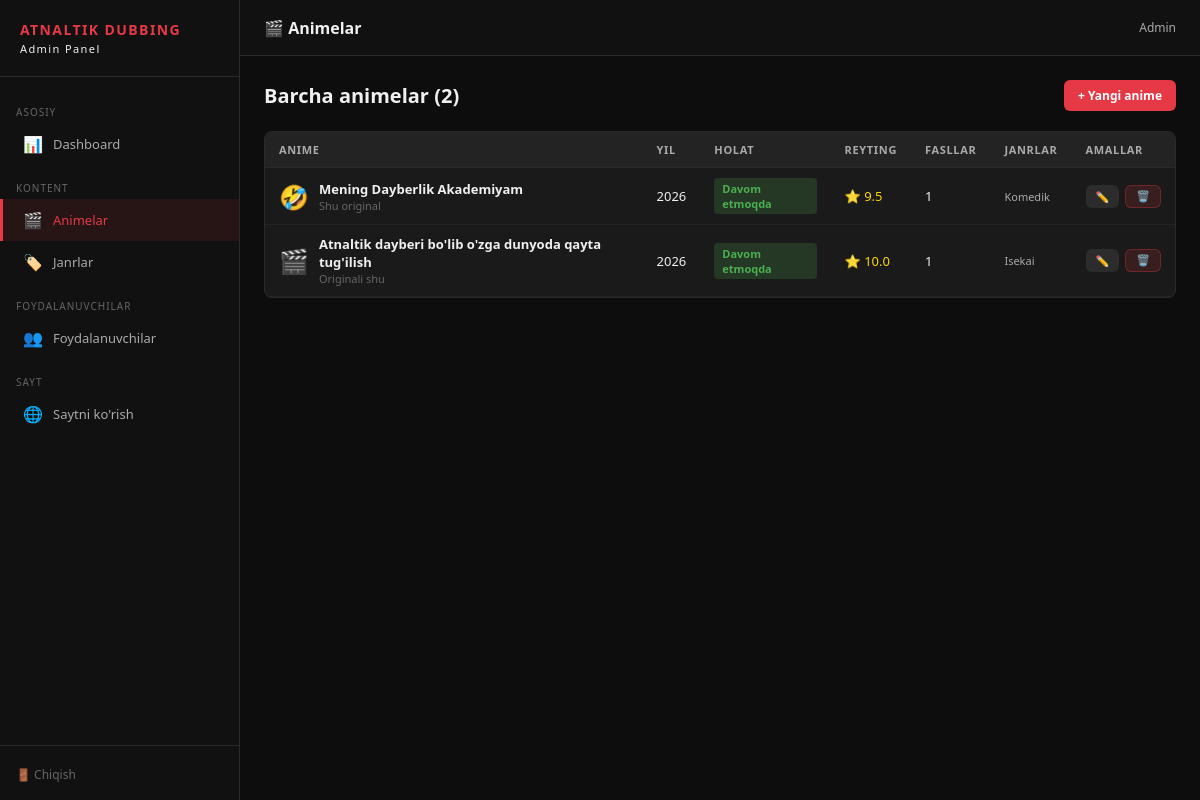
The page /admin/animes (signed in) on the database as committed earlier.
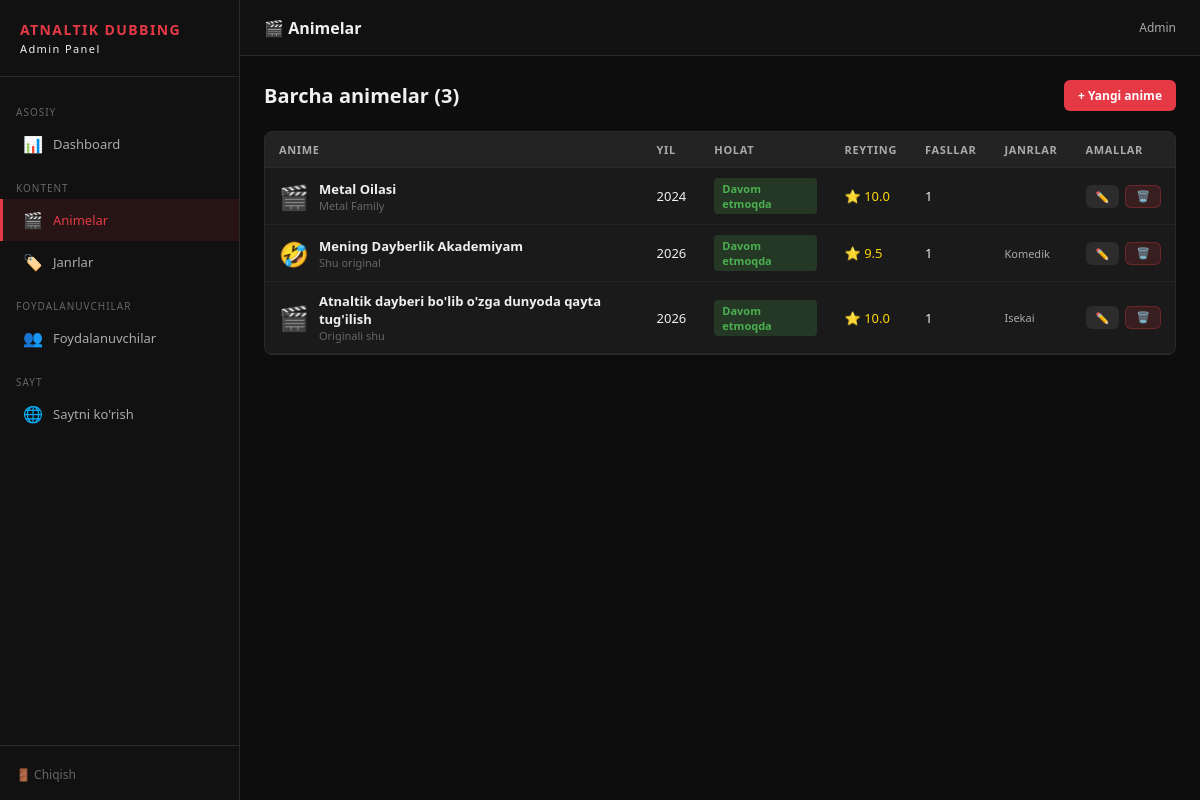
The same page on the database as committed later.
### tables this page shows
CREATE TABLE animes (
                id INTEGER PRIMARY KEY AUTOINCREMENT,
                title TEXT NOT NULL,
                original_title TEXT DEFAULT '',
                icon TEXT DEFAULT '🎬',
                score REAL DEFAULT 0,
                status TEXT DEFAULT 'Davom etmoqda',
                year INTEGER DEFAULT 2024,
                description TEXT DEFAULT '',
                cover_image TEXT DEFAULT '',
                created_at TEXT DEFAULT CURRENT_TIMESTAMP
            , voice_actors TEXT DEFAULT '', translators TEXT DEFAULT '');

### app.py (the view)
@app.route('/admin/animes')
@admin_required
def admin_animes():
    animes = db.get_all_animes()
    return render_template('admin/animes.html', animes=animes)

### app.py (called while the page is built)
@app.before_request
def handle_options():
    if request.method == 'OPTIONS':
        response = Response()
        response.headers['Access-Control-Allow-Origin'] = '*'
        response.headers['Access-Control-Allow-Headers'] = 'Content-Type,Authorization'
        response.headers['Access-Control-Allow-Methods'] = 'GET,PUT,POST,DELETE,OPTIONS'
        return response

@app.after_request
def add_cors_headers(response):
    response.headers['Access-Control-Allow-Origin'] = '*'
    response.headers['Access-Control-Allow-Headers'] = 'Content-Type,Authorization'
    response.headers['Access-Control-Allow-Methods'] = 'GET,PUT,POST,DELETE,OPTIONS'
    return response

def admin_required(f):
    @wraps(f)
    def decorated(*args, **kwargs):
        if 'user_id' not in session:
            return redirect(url_for('admin_login'))
        user = db.get_user(session['user_id'])
        if not user or not user['is_admin']:
            return redirect(url_for('admin_login'))
        return f(*args, **kwargs)
    return decorated

### templates/admin/animes.html (shortened to what this page needs)
{% extends "admin/base.html" %}
{% block page_title %}🎬 Animelar{% endblock %}
{% block content %}
<div class="page-header">
  <h2>Barcha animelar ({{ animes|length }})</h2>
  <a href="/admin/animes/add" class="btn btn-primary">+ Yangi anime</a>
</div>
<div class="card" style="padding:0;overflow:hidden">
  <table>
    <thead>
      <tr>
        <th>Anime</th><th>Yil</th><th>Holat</th><th>Reyting</th><th>Fasllar</th><th>Janrlar</th><th>Amallar</th>
      </tr>
    </thead>
    <tbody>
      {% for anime in animes %}
      <tr>
        <td>
          <div style="display:flex;align-items:center;gap:10px">
            <span style="font-size:1.5rem">{{ anime.icon }}</span>
            <div>
              <div style="font-weight:600;font-size:13px">{{ anime.title }}</div>
              <div style="font-size:11px;color:var(--text3)">{{ anime.original_title }}</div>
            </div>
          </div>
        </td>
        <td>{{ anime.year }}</td>
        <td>
          {% if anime.status == 'Davom etmoqda' %}
            <span class="badge badge-green">{{ anime.status }}</span>
          {% elif anime.status == 'Tugallangan' %}
            <span class="badge badge-blue">{{ anime.status }}</span>
          {% else %}
            <span class="badge badge-orange">{{ anime.status }}</span>
          {% endif %}
        </td>
        <td style="color:#ffd700">⭐ {{ anime.score }}</td>
        <td>{{ anime.season_count }}</td>
        <td style="font-size:11px;color:var(--text2)">{{ anime.genres[:2]|join(', ') }}</td>
        <td>
          <div style="display:flex;gap:6px">
            <a href="/admin/animes/{{ anime.id }}/edit" class="btn btn-secondary btn-sm">✏️</a>
            <form method="POST" action="/admin/animes/{{ anime.id }}/delete" onsubmit="return confirm('Animeni o\'chirishni tasdiqlaysizmi?')">
              <button type="submit" class="btn btn-danger btn-sm">🗑️</button>
            </form>
          </div>
        </td>
      </tr>
      {% endfor %}
    </tbody>
  </table>
</div>
{% endblock %}

Rows that differ between the two databases and show on the page:
added animes: icon "🎬", title "Metal Oilasi", original_title "Metal Family", year "2024", status "Davom etmoqda", score "10.0", season_count "1"
Other text that changed with them:
{{ animes|length }}: "2" → "3"
